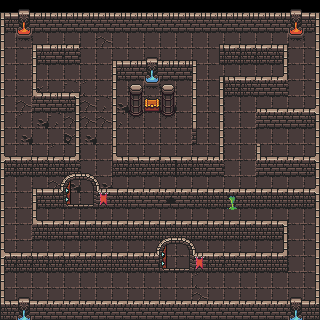

This is a level from a 2D game, rendered from its Tiled map with the project's own tilesets. A one-line summary and the map file follow, with tile-layer data summarised:
An orthogonal 20x20 tile map with 16x16 px tiles, 4 tile layers (background, walls, doors, columns), 1 hidden layer not drawn, 5 tilesets.

<map version="1.2" tiledversion="1.3.4" orientation="orthogonal" renderorder="right-down" width="20" height="20" tilewidth="16" tileheight="16" infinite="0" nextlayerid="15" nextobjectid="25">
 <tileset firstgid="1" name="0x72_DungeonTilesetII_v1" tilewidth="16" tileheight="16" tilecount="1024" columns="32">
  <image source="0x72_DungeonTilesetII_v1.png" trans="ff00ff" width="512" height="512" />
  <tile id="33">
   <properties>
    <property name="ObjectWith" type="int" value="1" />
   </properties>
  </tile>
  <tile id="34">
   <properties>
    <property name="ObjectWith" type="int" value="2" />
   </properties>
  </tile>
  <tile id="36">
   <animation>
    <frame tileid="36" duration="60" />
    <frame tileid="37" duration="60" />
    <frame tileid="38" duration="60" />
   </animation>
  </tile>
  <tile id="68">
   <animation>
    <frame tileid="68" duration="60" />
    <frame tileid="69" duration="60" />
    <frame tileid="70" duration="60" />
   </animation>
  </tile>
  <tile id="100">
   <animation>
    <frame tileid="100" duration="60" />
    <frame tileid="101" duration="60" />
    <frame tileid="102" duration="60" />
   </animation>
  </tile>
  <tile id="132">
   <animation>
    <frame tileid="132" duration="60" />
    <frame tileid="133" duration="60" />
    <frame tileid="134" duration="60" />
   </animation>
  </tile>
 </tileset>
 <tileset firstgid="1025" name="col_tile" tilewidth="16" tileheight="16" tilecount="1" columns="1">
  <image source="col_tile.png" trans="ff00ff" width="16" height="16" />
 </tileset>
 <tileset firstgid="1026" name="col_tile_4" tilewidth="16" tileheight="16" tilecount="1" columns="1">
  <image source="col_tile_4.png" trans="ff00ff" width="16" height="16" />
 </tileset>
 <tileset firstgid="1027" name="col_tile_16" tilewidth="16" tileheight="16" tilecount="12" columns="6">
  <image source="col_tile_16.png" trans="ff00ff" width="96" height="32" />
 </tileset>
 <tileset firstgid="1039" name="col_tile_16" tilewidth="16" tileheight="16" tilecount="12" columns="6">
  <image source="col_tile_16.png" trans="ff00ff" width="96" height="32" />
 </tileset>
 <layer id="1" name="background" width="20" height="20">
  <data>[400 cells, 360 non-empty, 7 distinct tile ids]</data>
 </layer>
 <layer id="2" name="walls" width="20" height="20">
  <data>[400 cells, 300 non-empty, 34 distinct tile ids]</data>
 </layer>
 <layer id="4" name="doors" width="20" height="20">
  <data>[400 cells, 20 non-empty, 10 distinct tile ids]</data>
 </layer>
 <layer id="8" name="columns" width="20" height="20">
  <data>[400 cells, 7 non-empty, 4 distinct tile ids]</data>
 </layer>
 <layer id="5" name="collision" width="20" height="20" visible="0" opacity="0.36">
  <data>[400 cells, 185 non-empty, 9 distinct tile ids]</data>
 </layer>
</map>
